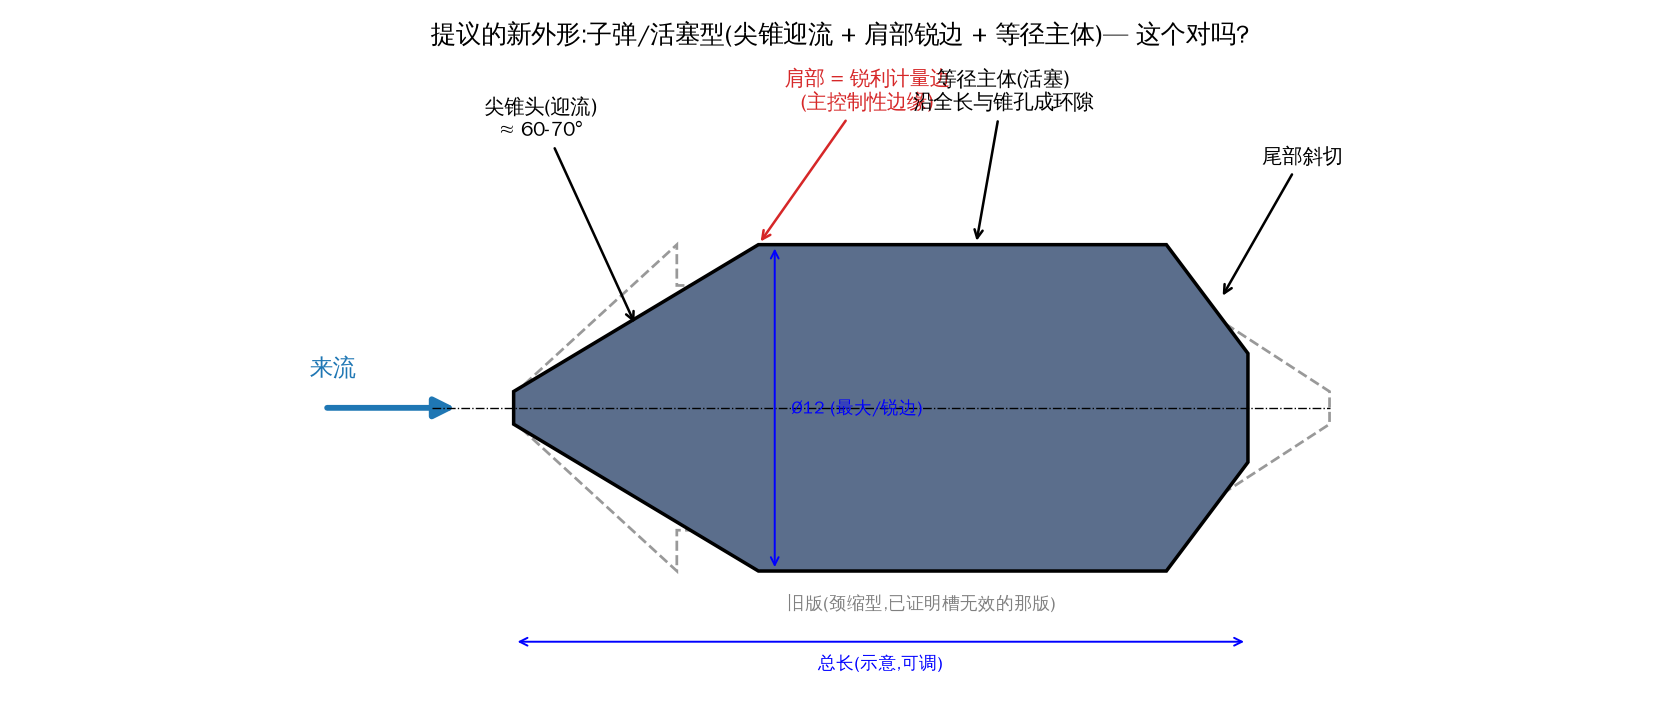

Reproduce this figure in Python.
"""Quick proposed float outline for confirmation (no CFD). Flow comes from the left."""
import numpy as np
import matplotlib
matplotlib.use("Agg")
import matplotlib.pyplot as plt
from matplotlib.patches import Polygon, FancyArrowPatch
from matplotlib import font_manager as fm

zh = fm.FontProperties(family="WenQuanYi Zen Hei")
plt.rcParams["font.family"] = "WenQuanYi Zen Hei"
plt.rcParams["axes.unicode_minus"] = False


def full_section(upper):
    """upper = list of (a,r) along axis; return closed full cross-section polygon."""
    low = [(a, -r) for (a, r) in upper[::-1]]
    return upper + low


# ---- proposed NEW shape: bullet / piston ----
new_upper = [(0, 0.6), (9, 6.0), (24, 6.0), (27, 2.0)]
NEW = full_section(new_upper)

# ---- OLD shape (my previous CFD float, necked-down) for contrast ----
old_upper = [(0, 0.5), (6, 6.0), (6, 4.5), (24, 4.5), (30, 0.6)]
OLD = full_section(old_upper)

fig, ax = plt.subplots(figsize=(12, 5.2))

# old ghost
ax.add_patch(Polygon(OLD, closed=True, facecolor="none", edgecolor="0.6",
                     ls="--", lw=1.4))
ax.text(15, -7.4, "旧版(颈缩型,已证明槽无效的那版)", fontproperties=zh,
        color="0.5", fontsize=9, ha="center")

# new shape
ax.add_patch(Polygon(NEW, closed=True, facecolor="#5b6e8c", edgecolor="k", lw=1.8))
ax.plot([-3, 30], [0, 0], "k-.", lw=0.7)

# flow
ax.add_patch(FancyArrowPatch((-7, 0), (-2, 0), arrowstyle="-|>", mutation_scale=22,
                             color="#1f77b4", lw=3))
ax.text(-7.5, 1.2, "来流", fontproperties=zh, color="#1f77b4", fontsize=12)

# feature callouts
def co(text, xy, xytext, c="k"):
    ax.annotate(text, xy=xy, xytext=xytext, fontproperties=zh, fontsize=10.5, color=c,
                ha="center", arrowprops=dict(arrowstyle="->", color=c, lw=1.3))

co("尖锥头(迎流)\n≈ 60-70°", (4.5, 3.0), (1, 10), "k")
co("肩部 = 锐利计量边\n(主控制性边缘)", (9, 6.0), (13, 11), "tab:red")
co("等径主体(活塞)\n沿全长与锥孔成环隙", (17, 6.0), (18, 11), "k")
co("尾部斜切", (26, 4.0), (29, 9), "k")

# key dims
ax.annotate("", (0, -8.6), (27, -8.6), arrowprops=dict(arrowstyle="<->", color="b"))
ax.text(13.5, -9.6, "总长(示意,可调)", fontproperties=zh, color="b", fontsize=9, ha="center")
ax.annotate("", (9.6, -6), (9.6, 6), arrowprops=dict(arrowstyle="<->", color="b"))
ax.text(10.2, 0, "Ø12 (最大/锐边)", fontproperties=zh, color="b", fontsize=9, va="center")

ax.set_title("提议的新外形:子弹/活塞型(尖锥迎流 + 肩部锐边 + 等径主体)— 这个对吗?",
             fontproperties=zh, fontsize=13, fontweight="bold")
ax.set_xlim(-9, 33); ax.set_ylim(-11, 13)
ax.set_aspect("equal"); ax.axis("off")
fig.tight_layout()
fig.savefig(__file__.rsplit("/", 1)[0] + "/float_shape_proposal.png", dpi=140)
print("saved float_shape_proposal.png")
